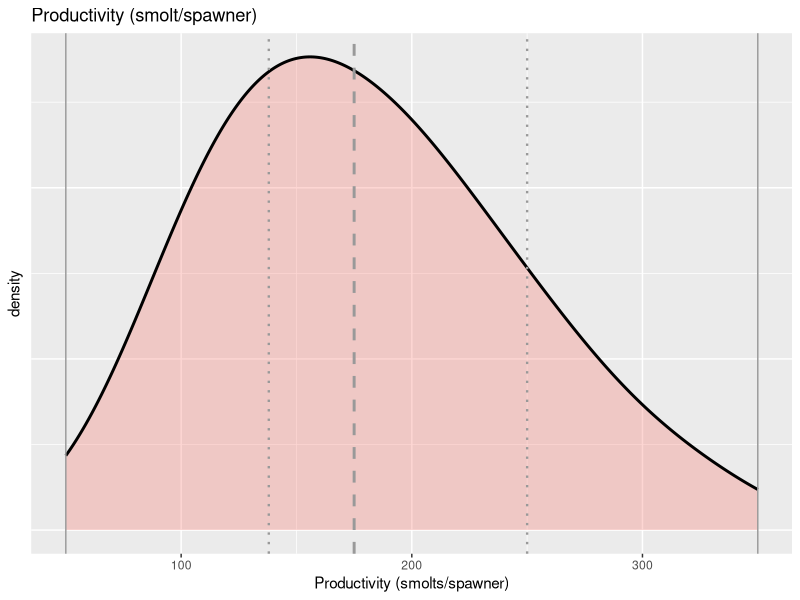
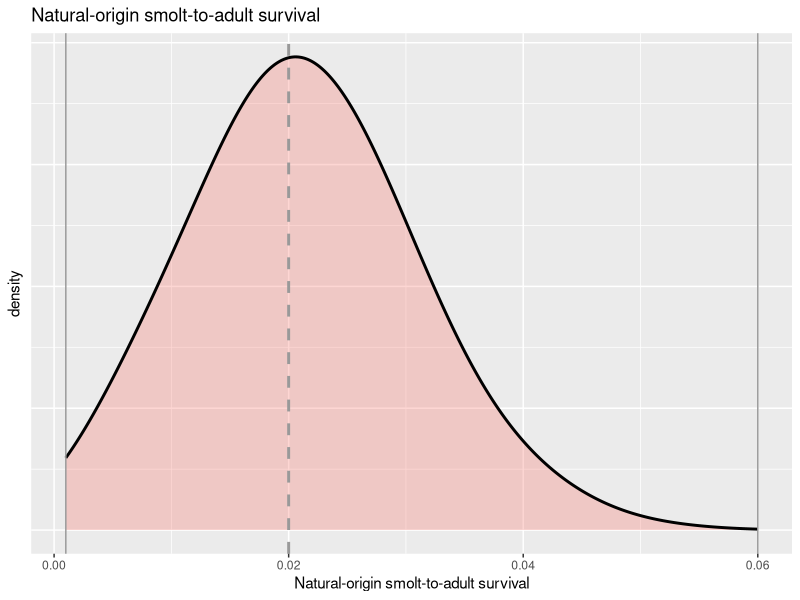
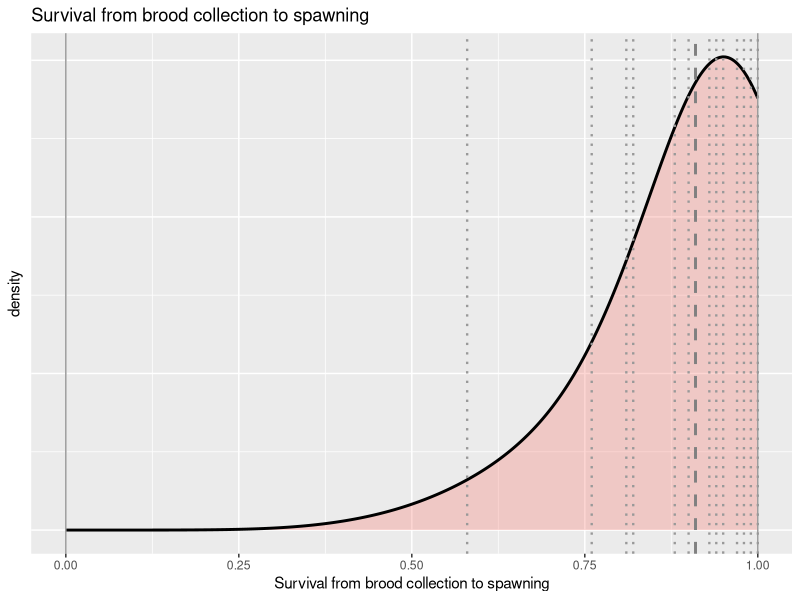
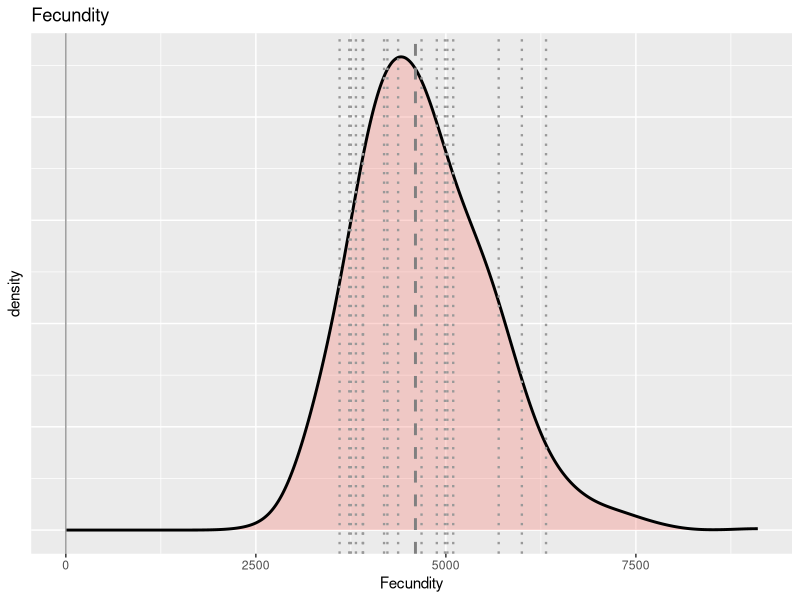
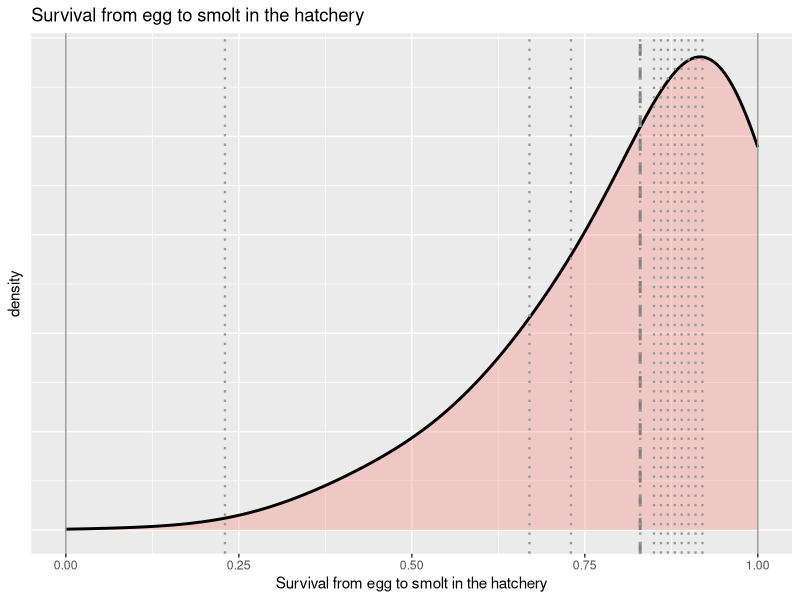
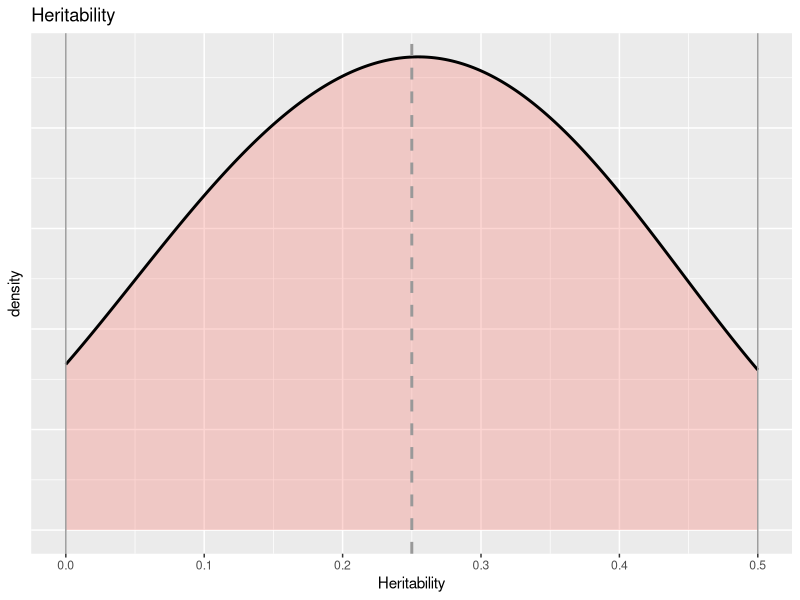

Here is the R script that generated these plots, in order:
## ---- chunk 1
knitr::opts_chunk$set(echo = TRUE)
library(ggplot2)
library(scales)
## ---- chunk 2
x <- data.frame(values=rlnorm(1000,meanlog=log(175), sdlog=0.4))
#sd(x$values)
x <- x |> dplyr::filter(values >= 50 & values <= 350)
p <- x |> ggplot(aes(x=values)) + 
  geom_density(fill=hue_pal()(1),  alpha=0.3, size=1, bw=30) + 
  xlab("Productivity (smolts/spawner)") +
  geom_vline(xintercept = c(50, 350), color= grey(0.6)) + 
  theme(axis.ticks.y = element_blank(), axis.text.y= element_blank()) + 
  geom_vline(xintercept = c(175), color= grey(0.6), linetype="dashed", linewidth=1) +
  geom_vline(xintercept = c(138,250), color= grey(0.6), linetype="dotted", linewidth=0.8) +
  ggtitle("Productivity (smolt/spawner)")
p
# add text describing 3 grey lines using geom_text()
## ---- chunk 3
x <- data.frame(values=rnorm(1000,mean=0.02, sd=0.01))
x <- x |> dplyr::filter(values >= 0.001 & values <=0.06)
p <- x |> ggplot(aes(x=values)) + 
  geom_density(fill=hue_pal()(1),  alpha=0.3, size=1, bw=0.005) + 
  xlab("Natural-origin smolt-to-adult survival") +
  geom_vline(xintercept = c(0.001, 0.06), color= grey(0.6)) + 
  theme(axis.ticks.y = element_blank(), axis.text.y= element_blank()) + 
  geom_vline(xintercept = c(0.02), color= grey(0.6), linetype="dashed", linewidth=1) +
  ggtitle("Natural-origin smolt-to-adult survival")
p
## ---- chunk 4

mean <- 0.91
sig <- 0.11
data_survBrood <- c(0.82, 0.58, 0.81, 0.82, 0.94, 0.93, 0.97, 0.88, 0.76, 0.90, 1.00, 1.00, 0.95, 1.00, 0.98, 0.99)

shape1 <- mean^2 * (((1-mean) / sig^2)-(1/mean))
shape2 <- shape1 * (1 / mean - 1)

x <- data.frame( values = rbeta(1000, shape1, shape2 ))

p <- x |> ggplot(aes(x=values)) + 
  geom_density(fill=hue_pal()(1),  alpha=0.3, size=1, bw=0.1) + 
  xlab("Survival from brood collection to spawning") +
  geom_vline(xintercept = c(0, 1), color= grey(0.6)) + 
  theme(axis.ticks.y = element_blank(), axis.text.y= element_blank()) + 
  geom_vline(xintercept = c(0.91), color= grey(0.5), linetype="dashed", linewidth=1) +
  geom_vline(xintercept = data_survBrood, color= grey(0.6), linetype="dotted", linewidth=0.8) +
  ggtitle("Survival from brood collection to spawning")
p
## ---- chunk 5
x <- data.frame(values=rlnorm(1000,meanlog=log(4600), sdlog=0.18))
#sd(x$values)
data_fec <- c(5097, 3602, 4881, 4372, 5695, 4231, 3750, 3907, 3729, 3911, 4187, 6318, 6000, 3817, 4988, 4680, 5020)


p <- x |> ggplot(aes(x=values)) + 
  geom_density(fill=hue_pal()(1),  alpha=0.3, size=1, bw=300) + 
  xlab("Fecundity") +
  geom_vline(xintercept = c(0), color= grey(0.6)) + 
  theme(axis.ticks.y = element_blank(), axis.text.y= element_blank()) + 
  geom_vline(xintercept = 4600, color= grey(0.5), linetype="dashed", linewidth=1) +
  geom_vline(xintercept = data_fec, color= grey(0.6), linetype="dotted", linewidth=0.8) +
  
  ggtitle("Fecundity")
p
## ---- chunk 6

mean <- 0.83
sig <- 0.16
data_survSmolt <- c(0.86, 0.86, 0.89, 0.83, 0.91, 0.73, 0.88, 0.91, 0.23, 0.67, 0.87, 0.90, 0.85, 0.87, 0.88, 0.90, 0.91, 0.92)
# ? one outlier, 0.23 (chiliwack River)

shape1 <- mean^2 * (((1-mean) / sig^2)-(1/mean))
shape2 <- shape1 * (1 / mean - 1)

x <- data.frame( values = rbeta(1000, shape1, shape2 ))

p <- x |> ggplot(aes(x=values)) + 
  geom_density(fill=hue_pal()(1),  alpha=0.3, size=1, bw=0.1) + 
  xlab("Survival from egg to smolt in the hatchery") +
  geom_vline(xintercept = c(0, 1), color= grey(0.6)) + 
  theme(axis.ticks.y = element_blank(), axis.text.y= element_blank()) + 
  geom_vline(xintercept = mean, color= grey(0.5), linetype="dashed", linewidth=1) +
  geom_vline(xintercept = data_survSmolt, color= grey(0.6), linetype="dotted", linewidth=0.8) +
  ggtitle("Survival from egg to smolt in the hatchery")
p
## ---- chunk 7
x <- data.frame(values=rnorm(1000,mean=0.25, sd=0.15))
x <- x |> dplyr::filter(values > 0.00 & values <0.5)
p <- x |> ggplot(aes(x=values)) + 
  geom_density(fill=hue_pal()(1),  alpha=0.3, size=1, bw=0.1) + 
  xlab("Heritability") +
  geom_vline(xintercept = c(0,0.5), color= grey(0.6)) + 
  theme(axis.ticks.y = element_blank(), axis.text.y= element_blank()) + 
  geom_vline(xintercept = c(0.25), color= grey(0.6), linetype="dashed", linewidth=1) +
  ggtitle("Heritability")
p
